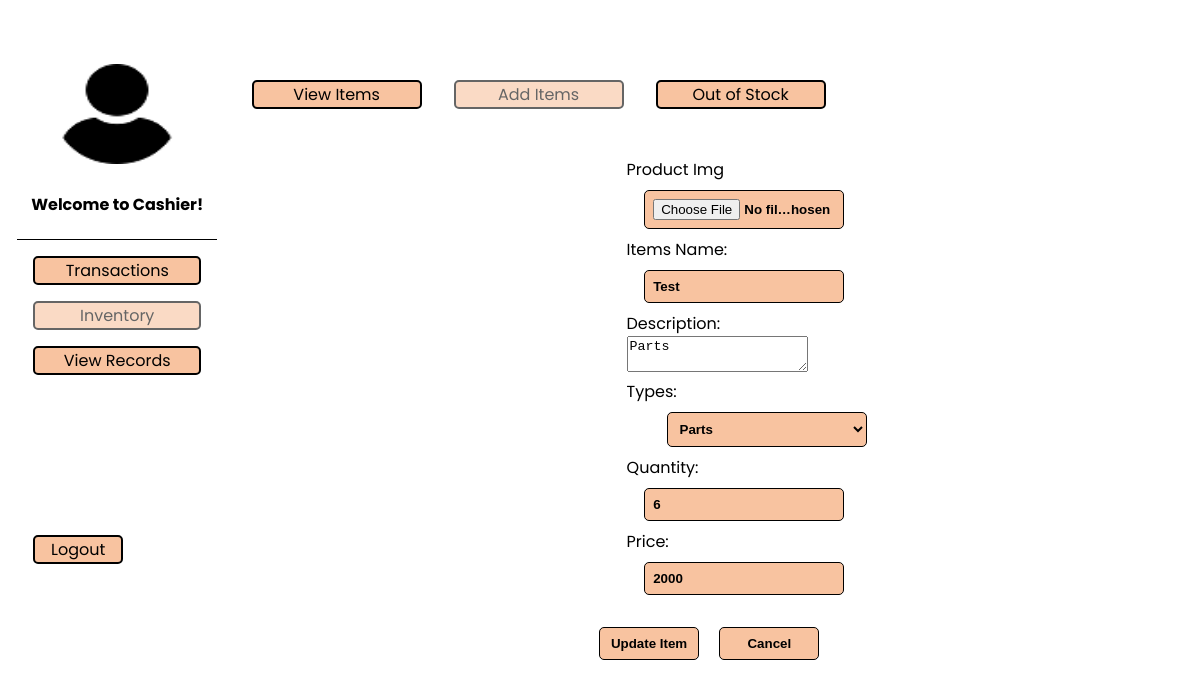
The app's page /inventory/update_inventory.php?id=4 with its own data.
### tables this page shows
CREATE TABLE `tbl_inventory` (
  `item_id` int(10) NOT NULL,
  `item_name` varchar(255) NOT NULL,
  `type` varchar(255) NOT NULL,
  `quantity` int(11) NOT NULL,
  `price` int(11) NOT NULL,
  `image` varchar(255) NOT NULL,
  `description` varchar(255) NOT NULL
);

### inventory/update_inventory.php (the view, shortened to what this page needs)
<?php
include "../dbcon.php";
$id = $_GET['id'] ?? null;
$statement = $pdo->prepare('SELECT * FROM tbl_inventory where item_id = :id');
$statement->bindValue(':id', $id);
$statement->execute();
$item_detail = $statement->fetch(PDO::FETCH_ASSOC);
$item_name = $item_detail['item_name'];
$description = $item_detail['description'];
$type = $item_detail['type'];
$quantity = $item_detail['quantity'];
$price = $item_detail['price'];
?>
<!DOCTYPE html>
<html lang="en">
  <head>
    <link rel="stylesheet" href="../css/index.css" />
  </head>
  <body>
    <div class="admin-main">
      <div class="admin-image">
        <img
          src="../images/logoo.png"
          alt="admin logo"
          width="120"
          height="100"
        />
        <?php if ($_SESSION["Roles"] == 'admin'): ?>
          <h4>Welcome to Admin!</h4>
        <?php else: ?>
          <h4>Welcome to Cashier!</h4>
        <?php endif;?>
      </div>
      <ul>
        <li><a href="../order/order.php">Transactions</a></li>
        <li class="disabled" ><a href="../inventory/inventory.php">Inventory</a></li>
        <li><a href="../view_orders/viewitem.php">View Records</a></li>
        <li class="logout"><a href="../logout.php">Logout</a></li>
      </ul>
    </div>
    <div class="admin-contents">
      <div class="navbar">
        <li><a href="inventory.php">View Items</a></li>
        <li class="disabled"><a href="">Add Items</a></li>
        <li><a href="out_stock.php">Out of Stock</a></li>
      </div>
      <div class="tran-form">
        <form method="POST" action="" enctype="multipart/form-data">
        <div class="form-group">
            <label class="form-label">Product Img</label>
            <input
              type="file"
              class="form-control"
              name="image"
              value="<?php echo $item_detail['image']; ?>"
            />
        </div>
        <div class="form-group">
            <label for="">Items Name:</label>
            <input
              type="text"
              class="form-control"
              name="name"
              required
              value="<?php echo $item_name; ?>"
            />
        </div>
        <div class="form-group">
            <label for="">Description:</label>
            <textarea
              type="text"
              class="form-control"
              name="description"
              required><?php echo $description; ?></textarea>
        </div>
         <div class="form-group">
            <label for="">Types:</label>
            <select name="types">
              <option selected><?php echo $type; ?></option>
            </select>
          </div>
          <div class="form-group">
            <label for="">Quantity:</label>
            <input
              type="number"
              class="form-control"
              name="quantity"
              required
              value="<?php echo $quantity; ?>"
            />
          </div>
          <div class="form-group">
            <label for="">Price:</label>
            <input
              type="number"
              class="form-control"
              name="price"
              required
              value="<?php echo $price; ?>"
            />
          </div>
          <div class="buttons-form">
            <input type="submit" class="btn" value="Update Item" />
            <input type="reset" class="btn" value="Cancel" />
          </div>
        </form>
      </div>
    </div>
  </body>
</html>

### css/index.css (style rules this page uses)
* { box-sizing: border-box; }
body { box-sizing: border-box; margin: 0.5rem; margin-top: 4rem; font-family: 'Poppins', sans-serif; display: flex; justify-content: space-around; }
.disabled { pointer-events:none; opacity: 0.6; }
.admin-main ul { list-style-type: none; margin: 0; padding: 0; width: 200px; }
.admin-main li a { display: block; color: #000; text-decoration: none; }
.admin-main li { text-align: center; margin: 1rem; border: 2px solid black; border-radius: 5px; background-color: rgb(248, 195, 160); }
.admin-main .admin-image { width: 200px; text-align: center; border-bottom: 1px solid black; }
.admin-main .logout { margin-top: 10rem; width: 90px; }
.admin-contents { width: 80%; }
.admin-contents li a { display: block; color: #000; text-decoration: none; }
.admin-contents li { width: 170px; list-style-type: none; text-align: center; margin: 1rem; border: 2px solid black; border-radius: 5px; background-color: rgb(248, 195, 160); }
.admin-contents .navbar { display: flex; justify-content: flex-start; }
.tran-form { width: 80%; margin: auto; margin-top: 2rem; text-align: center; display: flex; flex-wrap: wrap; justify-content: space-around; }
.tran-form .form-group { text-align: left; width: 50%; margin: auto; }
.tran-form select, .tran-form .form-group input, .tran-form-card input { margin: 0.5rem; padding: 0.5rem; width: 200px; border: 1px solid black; border-radius: 5px; background-color: rgb(248, 195, 160); font-weight: bold; }
.tran-form .form-group input { margin-left: 1.1rem; }
.tran-form .form-group select { margin-left: 2.5rem; }
.tran-form .btn { margin: 0.5rem; padding: 0.5rem; width: 100px; border: 1px solid black; border-radius: 5px; background-color: rgb(248, 195, 160); font-weight: bold; }
.tran-form .buttons-form { margin-top: 1rem; }

### records on screen
tbl_inventory: name "Test", description "Parts", types "Parts", quantity "6", price "2000"
